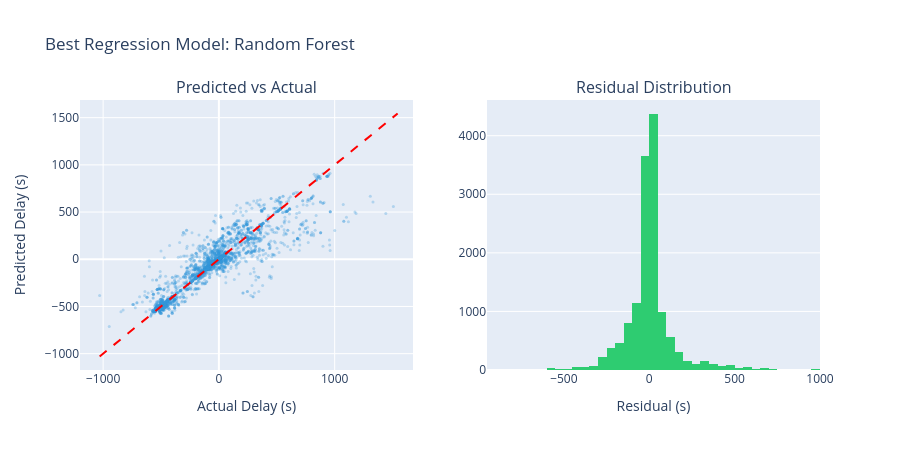

Notebook code cell kept with this figure:
### Code cell
# Use Random Forest as best model (typically)
best_reg_name = max(reg_results[1:], key=lambda x: x["R²"])["model"]
best_reg_preds = [r for r in reg_results if r["model"] == best_reg_name][0]["predictions"]

residuals = y_reg_test - best_reg_preds

fig = make_subplots(
    rows=1, cols=2,
    subplot_titles=("Predicted vs Actual", "Residual Distribution")
)

# Sample for scatter to avoid overplotting
sample_idx = np.random.choice(len(y_reg_test), min(3000, len(y_reg_test)), replace=False)

fig.add_trace(
    go.Scatter(
        x=y_reg_test[sample_idx],
        y=best_reg_preds[sample_idx],
        mode="markers",
        marker=dict(size=3, opacity=0.3, color="#3498db"),
        name="Predictions",
    ),
    row=1, col=1,
)

# Perfect prediction line
min_val = min(y_reg_test.min(), best_reg_preds.min())
max_val = max(y_reg_test.max(), best_reg_preds.max())
fig.add_trace(
    go.Scatter(x=[min_val, max_val], y=[min_val, max_val], mode="lines", line=dict(color="red", dash="dash"), name="Perfect"),
    row=1, col=1,
)

fig.add_trace(
    go.Histogram(x=residuals, nbinsx=80, marker_color="#2ecc71", name="Residuals"),
    row=1, col=2,
)

fig.update_layout(height=450, title_text=f"Best Regression Model: {best_reg_name}", showlegend=False)
fig.update_xaxes(title_text="Actual Delay (s)", row=1, col=1)
fig.update_yaxes(title_text="Predicted Delay (s)", row=1, col=1)
fig.update_xaxes(title_text="Residual (s)", row=1, col=2)
fig.show()

print(f"\nResidual Statistics ({best_reg_name}):")
print(f"  Mean:   {residuals.mean():.1f}s")
print(f"  Std:    {residuals.std():.1f}s")
print(f"  Median: {np.median(residuals):.1f}s")

### Figure 1 — Plotly figure (JSON) as saved in the notebook; plotly's stock layout.template omitted (floating-point values rounded to 4 significant figures; data arrays with more than 128 entries replaced by an {"elided": "..."} marker saying what was removed)
{"data": [{"marker": {"color": "#3498db", "opacity": 0.3, "size": 3}, "mode": "markers", "name": "Predictions", "type": "scatter", "x": {"elided": "3000 float values"}, "xaxis": "x", "y": {"elided": "3000 float values"}, "yaxis": "y"}, {"line": {"color": "red", "dash": "dash"}, "mode": "lines", "name": "Perfect", "type": "scatter", "x": [-1030, 1544], "xaxis": "x", "y": [-1030, 1544], "yaxis": "y"}, {"marker": {"color": "#2ecc71"}, "name": "Residuals", "nbinsx": 80, "type": "histogram", "x": {"elided": "13993 float values"}, "xaxis": "x2", "yaxis": "y2"}], "layout": {"annotations": [{"font": {"size": 16}, "showarrow": false, "text": "Predicted vs Actual", "x": 0.225, "xanchor": "center", "xref": "paper", "y": 1, "yanchor": "bottom", "yref": "paper"}, {"font": {"size": 16}, "showarrow": false, "text": "Residual Distribution", "x": 0.775, "xanchor": "center", "xref": "paper", "y": 1, "yanchor": "bottom", "yref": "paper"}], "height": 450, "showlegend": false, "title": {"text": "Best Regression Model: Random Forest"}, "xaxis": {"anchor": "y", "domain": [0, 0.45], "title": {"text": "Actual Delay (s)"}}, "xaxis2": {"anchor": "y2", "domain": [0.55, 1], "title": {"text": "Residual (s)"}}, "yaxis": {"anchor": "x", "domain": [0, 1], "title": {"text": "Predicted Delay (s)"}}, "yaxis2": {"anchor": "x2", "domain": [0, 1]}}}
